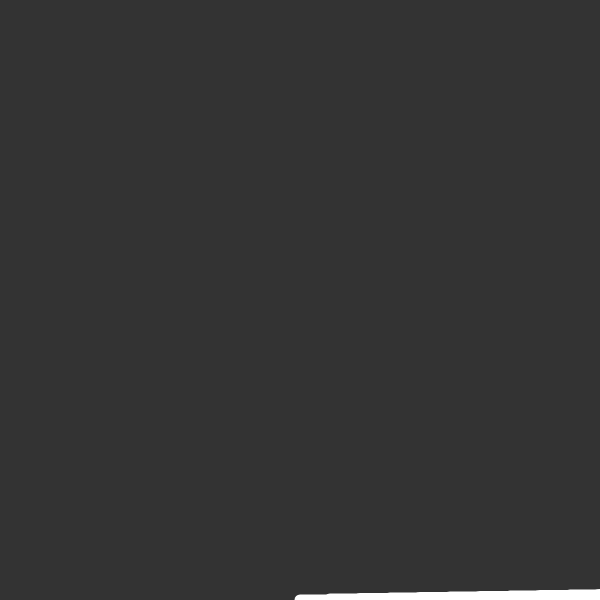
Frame 1 (no input)
Frame 60 (no input): identical to frame 1, image omitted
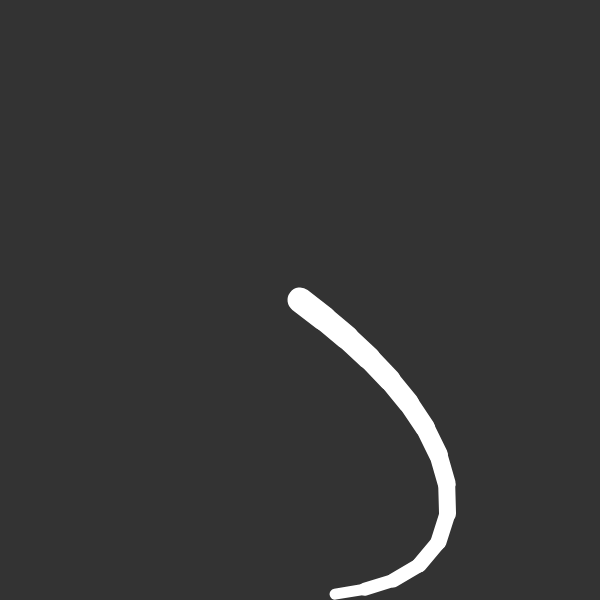
Frame 120 (the mouse pressed at the canvas centre since frame 60)

The p5.js sketch that drew these frames (run headless with seeded random() and noise() and a simulated clock; from frame 60 on, the mouse is pressed at the canvas centre):

// p5.js sketch
// ── sketch.js
var tentacle = [];

function setup() {
	createCanvas(600, 600);

	tentacle.push(new Segment({"position": createVector(width/2, height)}, 30, 0));
	for (var i = 1; i < 14; i += 1) {
		tentacle.push(new Segment({"parent": tentacle[i - 1], "segmentNumber": i + 2}, 30, 0));
	}
}

function draw() {
	background(51);

	var endTentacle = tentacle[tentacle.length - 1];
	endTentacle.follow(mouseX, mouseY);
	endTentacle.update();
	endTentacle.show();

	for (var i = tentacle.length - 2; i >= 0; i -= 1) {
		tentacle[i].follow(tentacle[i+1].position.x, tentacle[i+1].position.y);
		tentacle[i].update();
		tentacle[i].show();
	}
}

// ── Segment.js
class Segment {
  constructor(param, length, angle) {
    if (param['parent']) {
      this.position = param['parent'].secondPos.copy();
    } else {
      this.position = param['position'];
    }
    if (param['segmentNumber']) {
      this.segmentNumber = param['segmentNumber'];
    } else {
      this.segmentNumber = 1;
    }
    this.angle = angle;
    this.length = length;
    this.secondPos = this.calculateSecondPos(this.position);
  }

  follow(targetX, targetY) {
    if (targetX && targetY) {
      var target = createVector(targetX, targetY);
      var direction = p5.Vector.sub(target, this.position);

      this.angle = direction.heading();
      direction.setMag(this.length);
      direction.mult(-1);
      this.position = p5.Vector.add(target, direction);
    }
  }

  show() {
    stroke(255);
    strokeWeight(10 + this.segmentNumber);

    line(this.position.x, this.position.y, this.secondPos.x, this.secondPos.y);
  }

  update() {
    this.secondPos = this.calculateSecondPos(this.position);
  }

  calculateSecondPos(initialPosition) {
    var changeX = this.length * cos(this.angle);
    var changeY = this.length * sin(this.angle);
    return createVector(initialPosition.x + changeX, initialPosition.y + changeY);
  }
}
